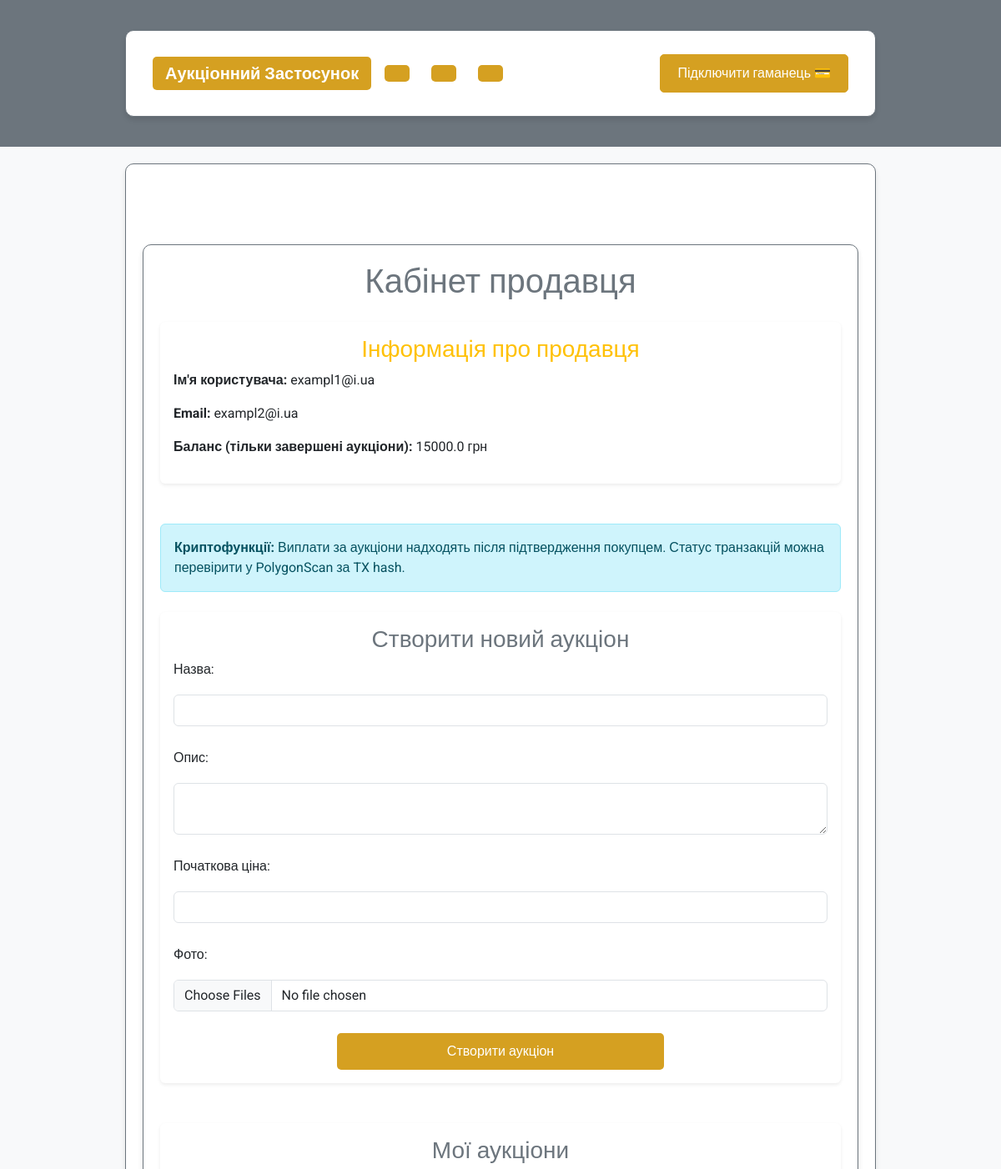
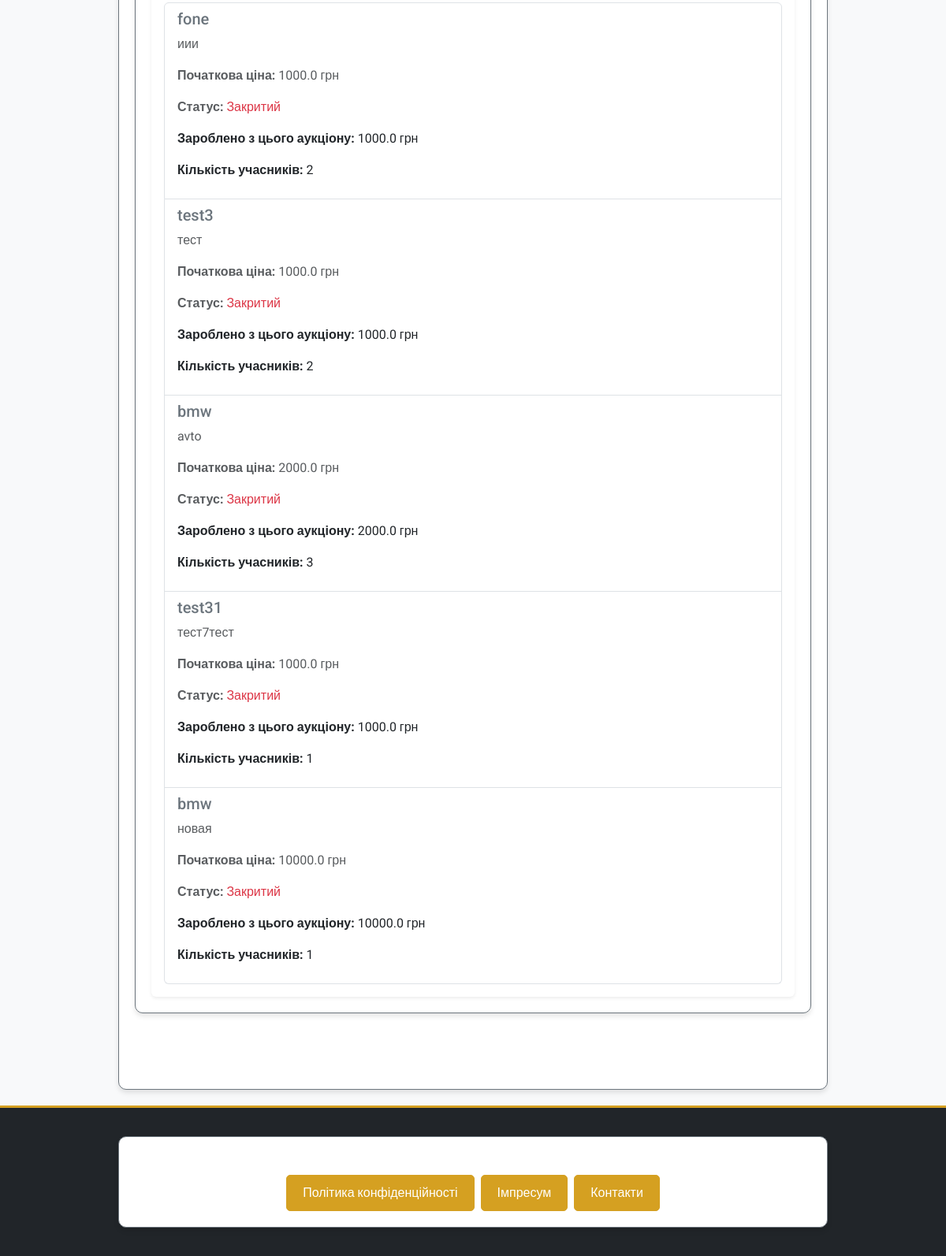
Before: /user/seller/exampl2@i.ua (signed in) with the older database file (2 pictures, top to bottom).
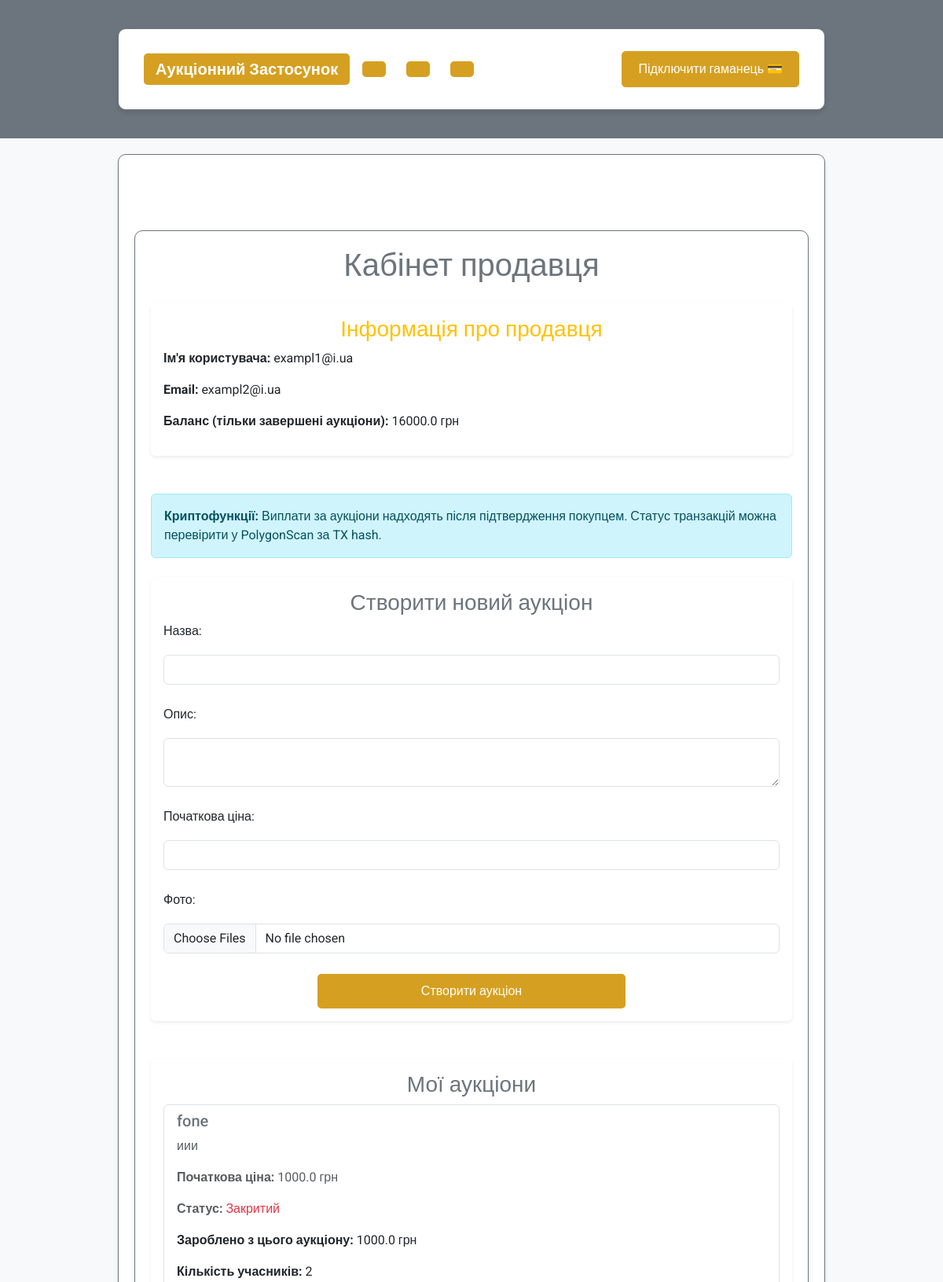
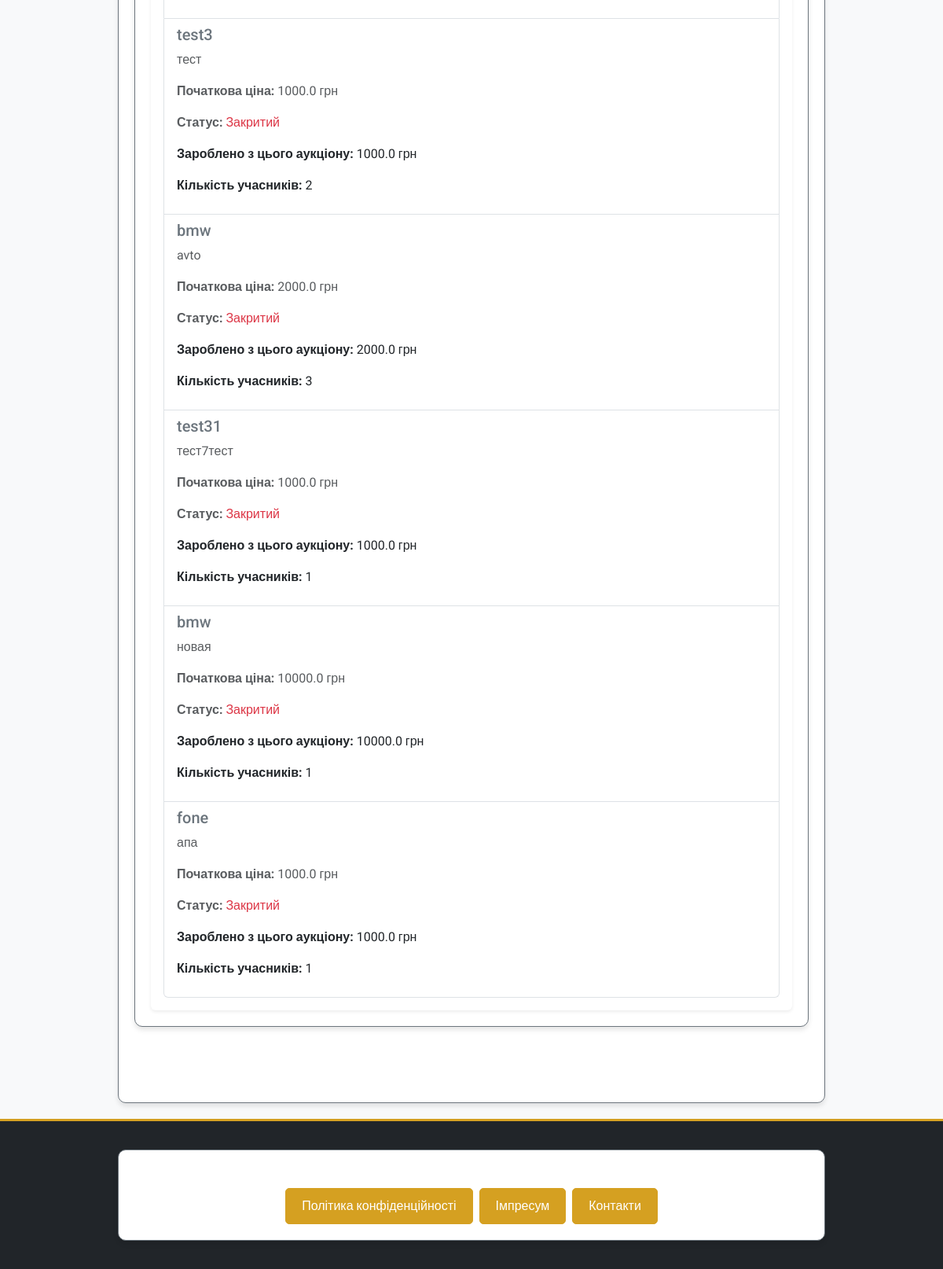
After: the same page with the newer database file (2 pictures, top to bottom).
### app/models/auction.py (models this page shows, shortened)
class Auction(db.Model):
    __tablename__ = 'auctions'
    id = db.Column(db.Integer, primary_key=True)
    title = db.Column(db.String(255), nullable=False)
    description = db.Column(db.Text, nullable=False)
    starting_price = db.Column(db.Float, nullable=False)
    current_price = db.Column(db.Float, nullable=False)
    seller_id = db.Column(db.Integer, db.ForeignKey('users.id'), nullable=False)
    total_participants = db.Column(db.Integer, default=0, nullable=False)
    is_active = db.Column(db.Boolean, default=True, nullable=False)
    winner_id = db.Column(db.Integer, db.ForeignKey('users.id'), nullable=True)
    total_earnings = db.Column(db.Float, default=0.0, nullable=False)
    created_at = db.Column(db.DateTime, default=db.func.now(), nullable=False)
    updated_at = db.Column(db.DateTime, default=db.func.now(), onupdate=db.func.now(), nullable=False)
    photos = db.Column(JSON, default=list)  # Поле для зберігання шляхів до фото у форматі JSON
    participants = relationship(
        'AuctionParticipant', back_populates='auction', cascade='all, delete-orphan', lazy='dynamic'
    )

### app/routes/user_routes.py (the view)
@user_bp.route('/seller/<string:email>', methods=['GET'])
@login_required
def seller_dashboard(email):
    if current_user.email != email:
        flash("Неавторизований доступ", 'error')
        return redirect(url_for('auth.login'))
    user = User.query.filter_by(email=email).first()
    if not user:
        flash("Користувача не знайдено", 'error')
        return redirect(url_for('auth.login'))
    all_auctions = Auction.query.filter_by(seller_id=user.id).all()
    completed_auctions = [
        {
            'title': auction.title,
            'description': auction.description,
            'starting_price': auction.starting_price,
            'status': 'Закритий' if not auction.is_active else 'Активний',
            'total_earnings': round(auction.total_participants * auction.starting_price * 0.01 + auction.current_price, 2),
            'total_participants': auction.total_participants
        }
        for auction in all_auctions if not auction.is_active
    ]
    balance_from_completed = sum(
        auction['total_earnings'] for auction in completed_auctions
    )
    return render_template(
        'users/seller_dashboard.html',
        user=user,
        auctions=completed_auctions,
        balance_from_completed=balance_from_completed
    )

### app/templates/users/seller_dashboard.html (shortened to what this page needs)
{% extends "base.html" %}
{% block content %}
<div class="container my-5">
    <div class="text-center mb-4">
        <h1 class="text-secondary">Кабінет продавця</h1>
    </div>
    <div class="card shadow-sm border-0 mb-5">
        <div class="card-body">
            <h3 class="card-title text-warning">Інформація про продавця</h3>
            <p><strong>Ім'я користувача:</strong> {{ user.username }}</p>
            <p><strong>Email:</strong> {{ user.email }}</p>
            <p><strong>Баланс (тільки завершені аукціони):</strong> {{ balance_from_completed | round(2) }} грн</p>
        </div>
    </div>
    <div class="alert alert-info mb-4">
        <b>Криптофункції:</b> Виплати за аукціони надходять після підтвердження покупцем. Статус транзакцій можна перевірити у PolygonScan за TX hash.
    </div>
    <div class="card shadow-sm border-0 mb-5">
        <div class="card-body">
            <h3 class="card-title text-secondary">Створити новий аукціон</h3>
            <form action="/auction/create" method="POST" enctype="multipart/form-data" class="row g-3">
                <div class="col-12">
                    <label for="title" class="form-label">Назва:</label>
                    <input type="text" id="title" name="title" class="form-control" required>
                </div>
                <div class="col-12">
                    <label for="description" class="form-label">Опис:</label>
                    <textarea id="description" name="description" class="form-control" required></textarea>
                </div>
                <div class="col-12">
                    <label for="starting_price" class="form-label">Початкова ціна:</label>
                    <input type="number" id="starting_price" name="starting_price" class="form-control" required>
                </div>
                <div class="col-12">
                    <label for="photos" class="form-label">Фото:</label>
                    <input type="file" id="photos" name="photos" class="form-control" multiple accept="image/*">
                </div>
                <div class="col-12 text-center">
                    <button type="submit" class="btn btn-warning w-50">Створити аукціон</button>
                </div>
            </form>
        </div>
    </div>
    <div class="card shadow-sm border-0">
        <div class="card-body">
            <h3 class="card-title text-secondary">Мої аукціони</h3>
            {% if auctions %}
            <ul class="list-group">
                {% for auction in auctions %}
                <li class="list-group-item d-flex justify-content-between align-items-start">
                    <div>
                        <h5 class="text-secondary">{{ auction.title }}</h5>
                        <p class="text-muted">{{ auction.description }}</p>
                        <p class="text-muted"><strong>Початкова ціна:</strong> {{ auction.starting_price }} грн</p>
                        <p class="text-muted"><strong>Статус:</strong>
                            <span class="{{ 'text-success' if auction.is_active else 'text-danger' }}">
                                {{ 'Активний' if auction.is_active else 'Закритий' }}
                            </span>
                        </p>
                        {% if not auction.is_active %}
                        <p><strong>Зароблено з цього аукціону:</strong>
                            {{ auction.total_earnings | round(2) }} грн
                        </p>
                        <p><strong>Кількість учасників:</strong> {{ auction.total_participants }}</p>
                        {% endif %}
                    </div>
                </li>
                {% endfor %}
            </ul>
            {% else %}
            <p class="text-muted text-center">У вас ще немає створених аукціонів.</p>
            {% endif %}
        </div>
    </div>
</div>
{% endblock %}

Changed rows visible on the page:
added Auction: title "fone", description "апа", starting_price "1000.0", is_active "Закритий", total_earnings "1000.0", total_participants "1"
Other visible differences:
{{ balance_from_completed | round(2) }}: "15000.0" → "16000.0"
